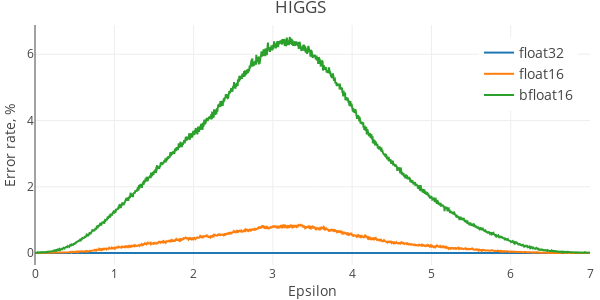

Notebook cell for this chart:
### Code cell
plot_dbscan_errors('higgs', higgs, 100000, max_eps=7)

### Figure 1 — Plotly figure (JSON) as saved in the notebook; plotly's stock layout.template omitted (floating-point values rounded to 4 significant figures; data arrays with more than 128 entries replaced by an {"elided": "..."} marker saying what was removed)
{"data": [{"name": "float32", "type": "scatter", "uid": "959a8cc3-3fbb-458c-97a8-3870701a2437", "x": {"elided": "2000 float values"}, "y": {"elided": "2000 float values"}}, {"name": "float16", "type": "scatter", "uid": "9527ba35-3842-4dd1-950e-ae49618f0306", "x": {"elided": "2000 float values"}, "y": {"elided": "2000 float values"}}, {"name": "bfloat16", "type": "scatter", "uid": "0f9d371a-d7f5-4ee3-9f4a-c8916feb6434", "x": {"elided": "2000 float values"}, "y": {"elided": "2000 float values"}}], "layout": {"height": 300, "legend": {"font": {"size": 14}, "x": 0.8, "y": 0.95}, "margin": {"b": 35, "l": 35, "r": 10, "t": 25}, "title": {"text": "HIGGS"}, "width": 600, "xaxis": {"title": {"text": "Epsilon"}}, "yaxis": {"title": {"text": "Error rate, %"}}}}
